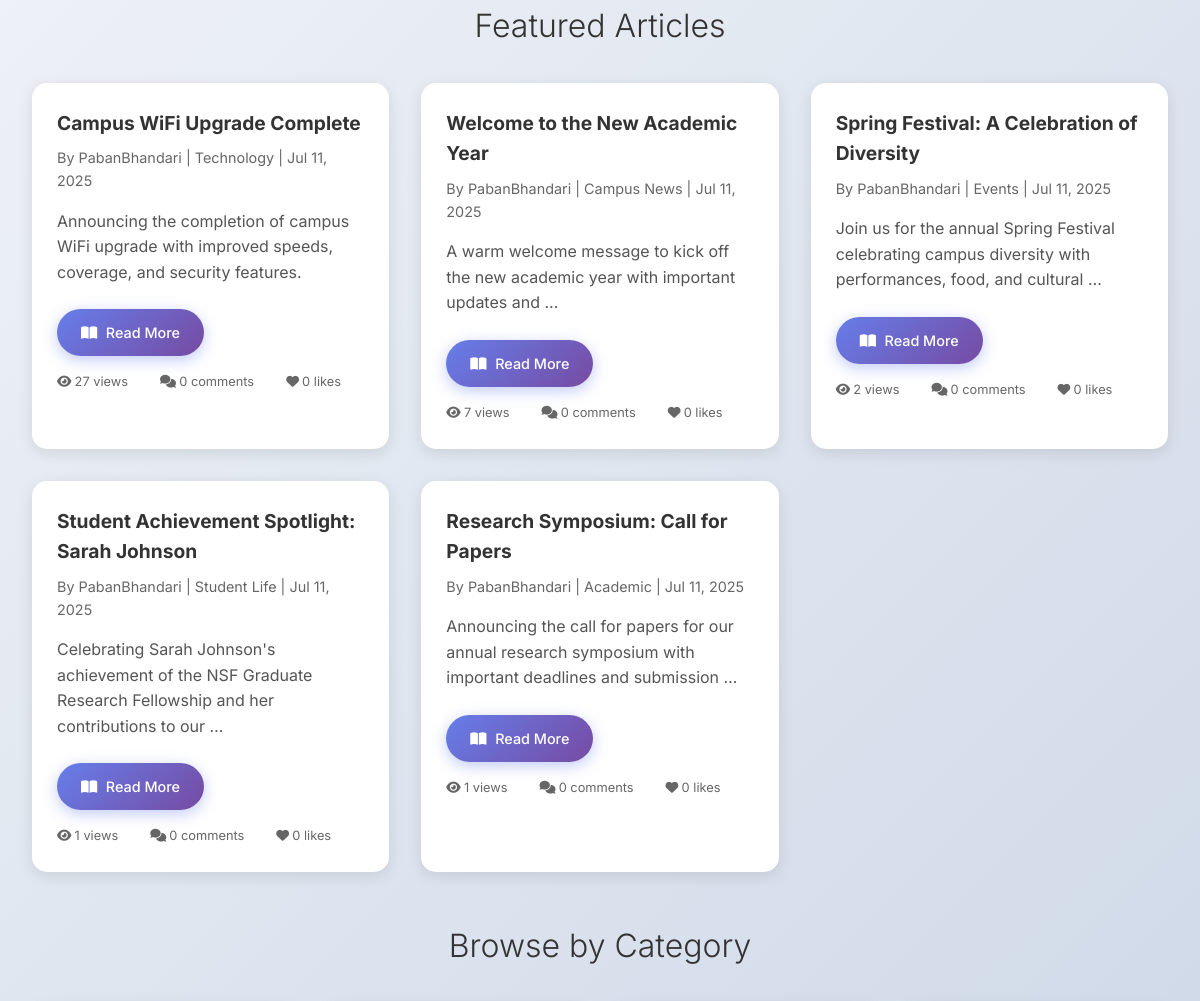
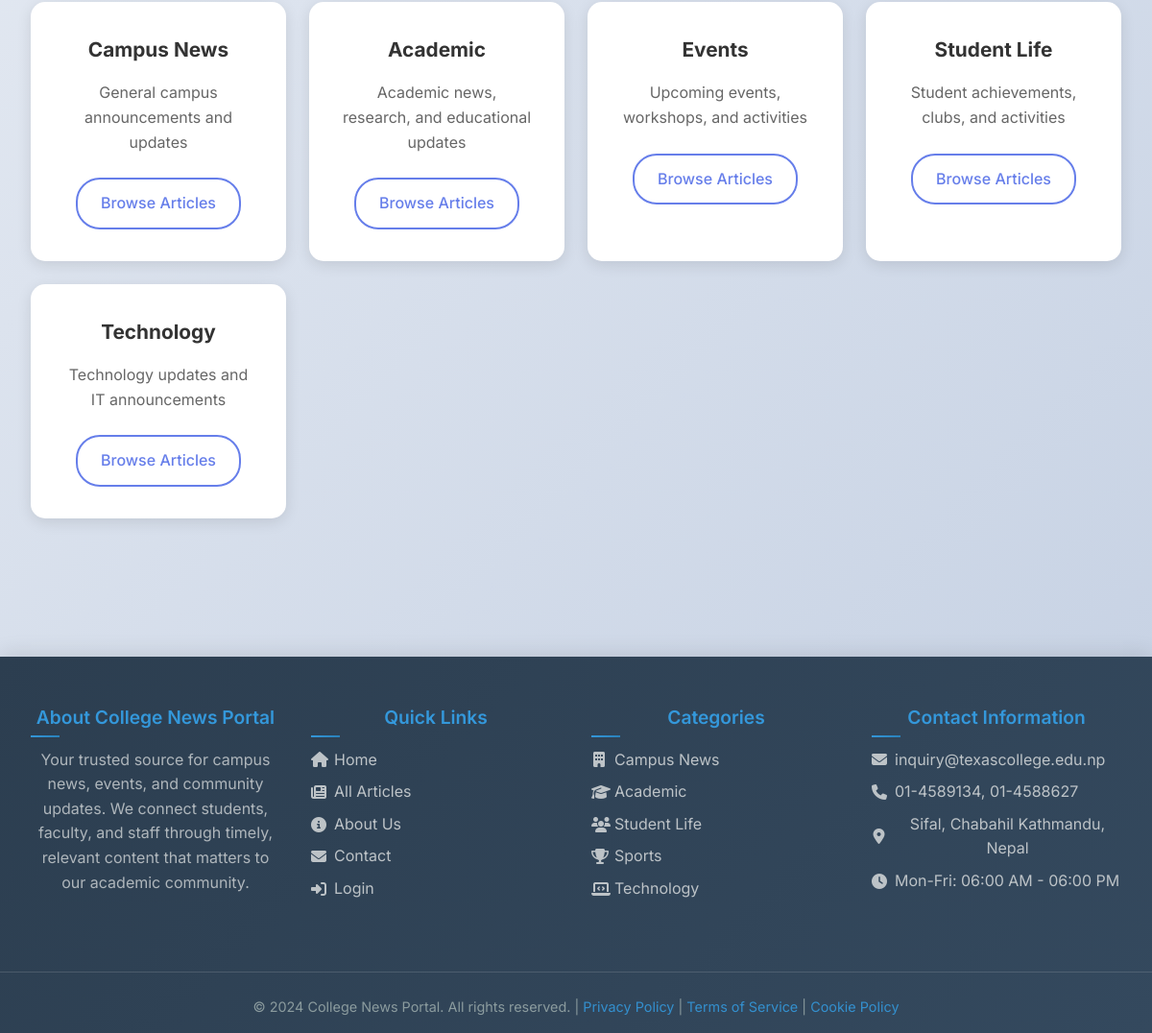
The app's page / (lower part), older data (2 pictures, top to bottom).
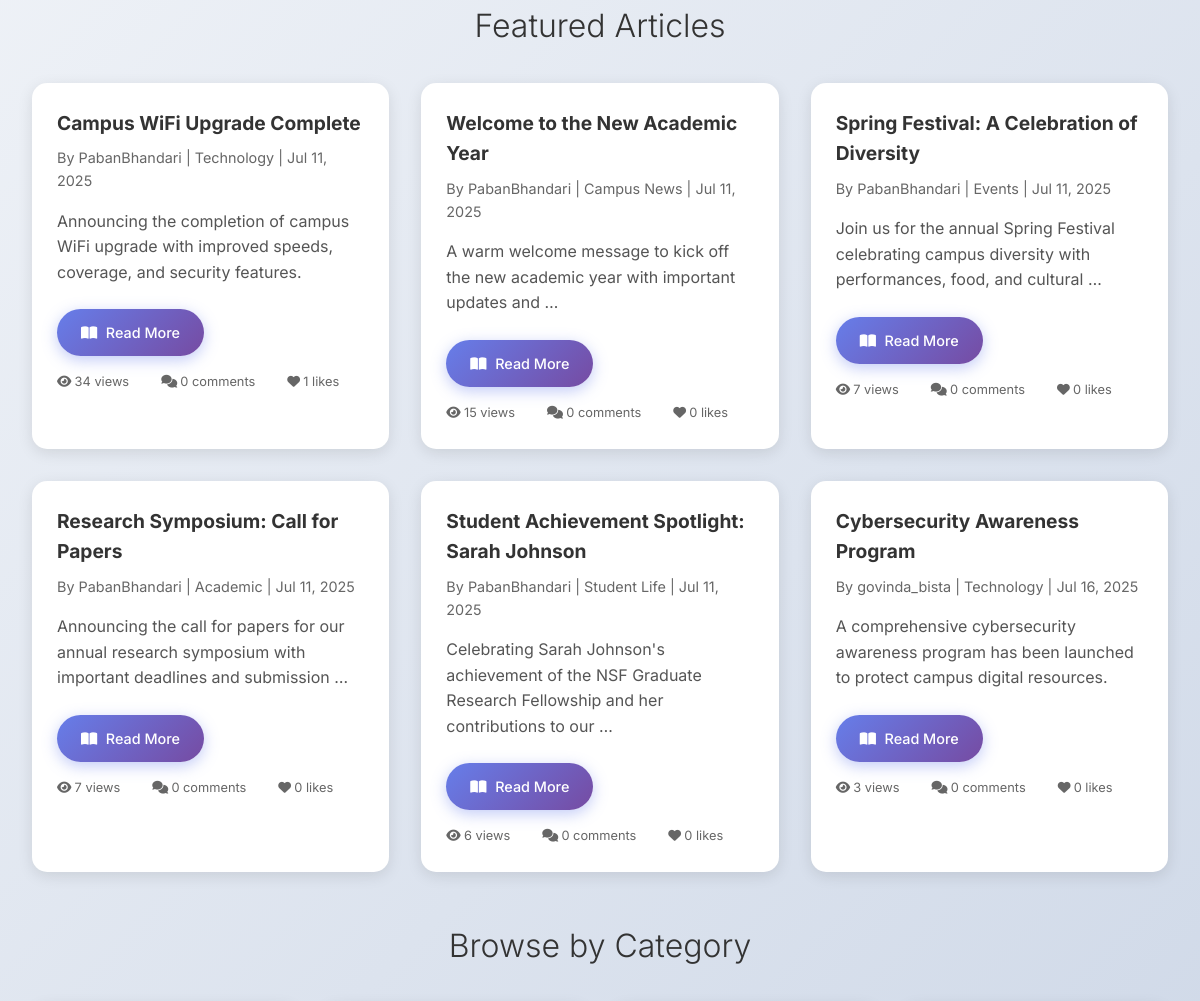
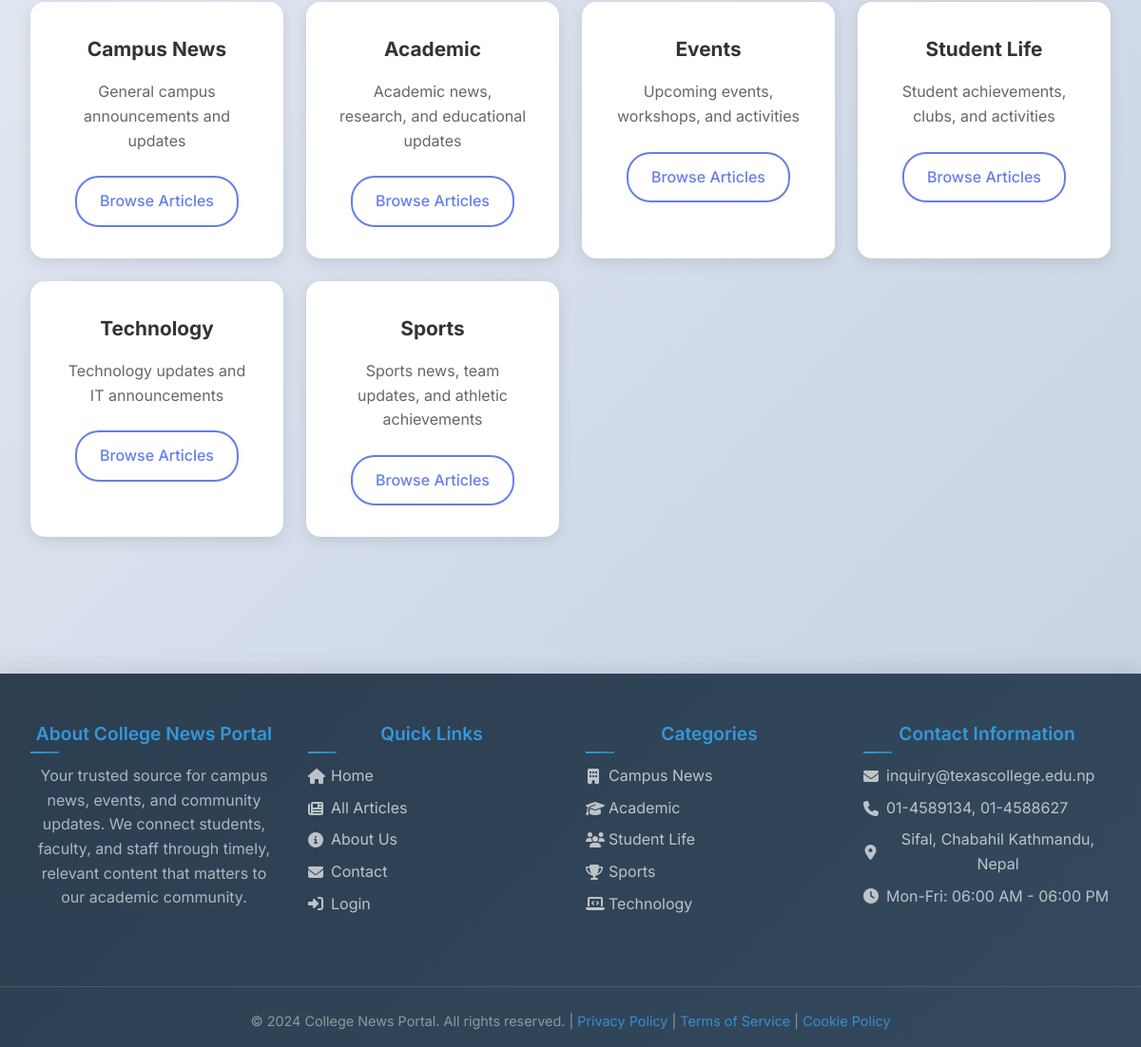
The same page, newer data (2 pictures, top to bottom).
### news/models.py (models this page shows, shortened)
class NewsArticle(models.Model):
    STATUS_CHOICES = [
        ('draft', 'Draft'),
        ('published', 'Published'),
        ('archived', 'Archived'),
    ]
    title = models.CharField(max_length=200)
    content = models.TextField()
    summary = models.TextField(max_length=500, blank=True)
    author = models.ForeignKey(User, on_delete=models.CASCADE, related_name='articles')
    category = models.ForeignKey(Category, on_delete=models.CASCADE, related_name='articles')
    status = models.CharField(max_length=20, choices=STATUS_CHOICES, default='draft')
    created_at = models.DateTimeField(auto_now_add=True)
    updated_at = models.DateTimeField(auto_now=True)
    published_at = models.DateTimeField(blank=True, null=True)
    views = models.PositiveIntegerField(default=0)
    class Meta:
        ordering = ['-published_at', '-created_at']
    @property
    def like_count(self):
        return self.likes.count()
    @property
    def comment_count(self):
        return self.comments.filter(is_approved=True).count()

class Category(models.Model):
    name = models.CharField(max_length=100)
    description = models.TextField(blank=True)
    created_at = models.DateTimeField(auto_now_add=True)
    class Meta:
        verbose_name_plural = "Categories"

### news/views.py (the view)
# urls.py: 2. Add a URL to urlpatterns:  path('', views.home, name='home')
def home(request):
    featured_articles = NewsArticle.objects.filter(
        status='published'
    ).order_by('-views', '-published_at')[:6]
    categories = Category.objects.all()
    context = {
        'featured_articles': featured_articles,
        'categories': categories,
    }
    return render(request, 'home.html', context)

### news/templates/home.html (shortened to what this page needs)
{% extends 'base_home.html' %}
{% block content %}
{% if featured_articles %}
<div class="featured-articles">
    <h2>Featured Articles</h2>
    <div class="articles-grid">
        {% for article in featured_articles %}
        <div class="article-card">
            <div class="article-content">
                <h3><a href="{% url 'article_detail' article.id %}">{{ article.title }}</a></h3>
                <p class="article-meta">
                    By {{ article.author.username }} | {{ article.category.name }} | {{ article.published_at|date:"M d, Y" }}
                </p>
                <div class="article-summary-container">
                    <p class="article-summary" id="summary-{{ article.id }}">
                        {{ article.summary|default:article.content|truncatewords:15 }}
                    </p>
                    <a href="{% url 'article_detail' article.id %}" class="read-more-btn">
                        <i class="fas fa-book-open"></i> Read More
                    </a>
                </div>
                <div class="article-stats">
                    <span><i class="fas fa-eye"></i> {{ article.views }} views</span>
                    <span><i class="fas fa-comments"></i> {{ article.comment_count }} comments</span>
                    <span><i class="fas fa-heart"></i> {{ article.like_count }} likes</span>
                </div>
            </div>
        </div>
        {% endfor %}
    </div>
</div>
{% endif %}
<div class="categories-section">
    <h2>Browse by Category</h2>
    <div class="categories-grid">
        {% for category in categories %}
        <div class="category-card">
            <h3>{{ category.name }}</h3>
            <p>{{ category.description|default:"Explore articles in this category." }}</p>
            <a href="{% url 'article_list' %}?category={{ category.id }}" class="btn btn-outline">Browse Articles</a>
        </div>
        {% endfor %}
    </div>
</div>
{% endblock %}

### news/templates/base_home.html (shortened to what this page needs)
<!DOCTYPE html>
<html lang="en">
<head>
    <link rel="stylesheet" href="https://cdnjs.cloudflare.com/ajax/libs/font-awesome/6.4.0/css/all.min.css">
</head>
<body>
    <main class="main-content">
        {% block content %}{% endblock %}
    </main>
    <footer class="footer">
        <div class="footer-content">
            <div class="footer-section">
                <h3>About College News Portal</h3>
                <p>Your trusted source for campus news, events, and community updates. We connect students, faculty, and staff through timely, relevant content that matters to our academic community.</p>
            </div>
            <div class="footer-section">
                <h3>Quick Links</h3>
                <ul>
                    <li><a href="{% url 'home' %}"><i class="fas fa-home"></i>Home</a></li>
                    <li><a href="{% url 'article_list' %}"><i class="fas fa-newspaper"></i>All Articles</a></li>
                    <li><a href="{% url 'about' %}"><i class="fas fa-info-circle"></i>About Us</a></li>
                    <li><a href="{% url 'contact' %}"><i class="fas fa-envelope"></i>Contact</a></li>
                    {% if user.is_authenticated %}
                    <li><a href="{% url 'dashboard' %}"><i class="fas fa-tachometer-alt"></i>Dashboard</a></li>
                    {% else %}
                    <li><a href="{% url 'login' %}"><i class="fas fa-sign-in-alt"></i>Login</a></li>
                    {% endif %}
                </ul>
            </div>
            <div class="footer-section">
                <h3>Categories</h3>
                <ul>
                    <li><a href="{% url 'article_list' %}?category=1"><i class="fas fa-building"></i>Campus News</a></li>
                    <li><a href="{% url 'article_list' %}?category=2"><i class="fas fa-graduation-cap"></i>Academic</a></li>
                    <li><a href="{% url 'article_list' %}?category=3"><i class="fas fa-users"></i>Student Life</a></li>
                    <li><a href="{% url 'article_list' %}?category=4"><i class="fas fa-trophy"></i>Sports</a></li>
                    <li><a href="{% url 'article_list' %}?category=5"><i class="fas fa-laptop-code"></i>Technology</a></li>
                </ul>
            </div>
            <div class="footer-section">
                <h3>Contact Information</h3>
                <ul>
                    <li><a href="mailto:inquiry@texascollege.edu.np"><i class="fas fa-envelope"></i>inquiry@texascollege.edu.np</a></li>
                    <li><a href="tel:014589134"><i class="fas fa-phone"></i>01-4589134, 01-4588627</a></li>
                    <li><a href="#"><i class="fas fa-map-marker-alt"></i>Sifal, Chabahil Kathmandu, Nepal</a></li>
                    <li><a href="#"><i class="fas fa-clock"></i>Mon-Fri: 06:00 AM - 06:00 PM</a></li>
                </ul>
            </div>
        </div>
        <div class="footer-bottom">
            <p>&copy; 2024 College News Portal. All rights reserved. |
               <a href="#">Privacy Policy</a> |
               <a href="#">Terms of Service</a> |
               <a href="#">Cookie Policy</a>
            </p>
        </div>
    </footer>
</body>
</html>

### news/templates/base_home.html (style rules this page uses)
* { margin: 0; padding: 0; box-sizing: border-box; }
body { font-family: 'Inter', 'Segoe UI', Tahoma, Geneva, Verdana, sans-serif; line-height: 1.6; background: linear-gradient(135deg, #f5f7fa 0%, #c3cfe2 100%); min-height: 100vh; }
.main-content { padding: 2rem; max-width: 1200px; margin: 0 auto; }
.footer { background: linear-gradient(135deg, #2c3e50 0%, #34495e 100%); color: white; text-align: center; padding: 2rem; margin-top: 3rem; }
.footer p { margin: 0; opacity: 0.9; }
.btn { background: linear-gradient(135deg, #667eea 0%, #764ba2 100%); color: white; padding: 0.75rem 1.5rem; border: none; border-radius: 25px; cursor: pointer; font-weight: 500; transition: all 0.3s ease; text-decoration: none; display: inline-block; box-shadow: 0 4px 15px rgba(102, 126, 234, 0.4); }
.btn-outline { background: transparent; color: #667eea; border: 2px solid #667eea; box-shadow: none; }
.featured-articles { margin-bottom: 3rem; }
.featured-articles h2 { text-align: center; color: #333; margin-bottom: 2rem; font-size: 2rem; font-weight: 300; }
.articles-grid { display: grid; grid-template-columns: repeat(auto-fit, minmax(350px, 1fr)); gap: 2rem; margin-top: 1rem; }
.article-card { background: white; border-radius: 15px; overflow: hidden; box-shadow: 0 10px 30px rgba(0,0,0,0.1); transition: all 0.3s ease; border: 1px solid rgba(255,255,255,0.2); }
.article-content { padding: 2rem; }
.article-content h3 { margin-bottom: 1rem; font-size: 1.3rem; }
.article-content h3 a { color: #333; text-decoration: none; transition: color 0.3s ease; }
.article-meta { color: #666; font-size: 0.9rem; margin-bottom: 1rem; display: flex; gap: 1rem; flex-wrap: wrap; }
.article-summary { color: #555; margin-bottom: 1.5rem; line-height: 1.6; }
.article-stats { display: flex; gap: 1rem; font-size: 0.8rem; color: #666; }
.categories-section { margin-bottom: 3rem; }
.categories-section h2 { text-align: center; color: #333; margin-bottom: 2rem; font-size: 2rem; font-weight: 300; }
.categories-grid { display: grid; grid-template-columns: repeat(auto-fit, minmax(280px, 1fr)); gap: 2rem; margin-top: 1rem; }
.category-card { background: white; padding: 2.5rem; border-radius: 15px; text-align: center; box-shadow: 0 10px 30px rgba(0,0,0,0.1); transition: all 0.3s ease; border: 1px solid rgba(255,255,255,0.2); }
.category-card h3 { color: #333; margin-bottom: 1rem; font-size: 1.4rem; }
.category-card p { color: #666; margin-bottom: 2rem; line-height: 1.6; }
html { scroll-behavior: smooth; }
.fas { margin-right: 0.3rem; }
.article-stats i { margin-right: 0.2rem; }
.article-stats span { display: inline-flex; align-items: center; margin-right: 1rem; }
.footer { background: linear-gradient(135deg, #2c3e50 0%, #34495e 100%); color: #ecf0f1; padding: 3rem 0 1rem; margin-top: 4rem; box-shadow: 0 -4px 20px rgba(0,0,0,0.1); }
.footer-content { max-width: 1200px; margin: 0 auto; display: grid; grid-template-columns: repeat(auto-fit, minmax(250px, 1fr)); gap: 2rem; padding: 0 2rem; }
.footer-section { margin-bottom: 2rem; }
.footer-section h3 { color: #3498db; font-size: 1.2rem; font-weight: 600; margin-bottom: 1rem; position: relative; }
.footer-section h3::after { content: ''; position: absolute; bottom: -5px; left: 0; width: 30px; height: 2px; background: linear-gradient(135deg, #3498db 0%, #2980b9 100%); }
.footer-section p { color: #bdc3c7; line-height: 1.6; margin-bottom: 1rem; }
.footer-section ul { list-style: none; padding: 0; }
.footer-section ul li { margin-bottom: 0.5rem; }
.footer-section ul li a { color: #bdc3c7; text-decoration: none; transition: color 0.3s ease; display: flex; align-items: center; }
.footer-section ul li a i { margin-right: 0.5rem; width: 16px; }
.footer-bottom { border-top: 1px solid rgba(189, 195, 199, 0.2); margin-top: 2rem; padding-top: 1.5rem; text-align: center; }
.footer-bottom p { color: #95a5a6; font-size: 0.9rem; }
.footer-bottom a { color: #3498db; text-decoration: none; }

Row changes from the older to the newer data that the page shows:
changed NewsArticle "Campus WiFi Upgrade Complete": views "27" → "34"; like_count "0" → "1"
changed NewsArticle "Welcome to the New Academic Year": views "7" → "15"
changed NewsArticle "Spring Festival: A Celebration of Diversity": views "2" → "7"
changed NewsArticle "Research Symposium: Call for Papers": views "1" → "7"; moves up the list
changed NewsArticle "Student Achievement Spotlight: Sarah Johnson": views "1" → "6"
added NewsArticle: title "Cybersecurity Awareness Program", author.username "govinda_bista", category.name "Technology", published_at "Jul 16, 2025", summary "A comprehensive cybersecurity awareness program has been launched to protect campus digital resources.", views "3", comment_count "0", like_count "0"
added Category: name "Sports", description "Sports news, team updates, and athletic achievements"
